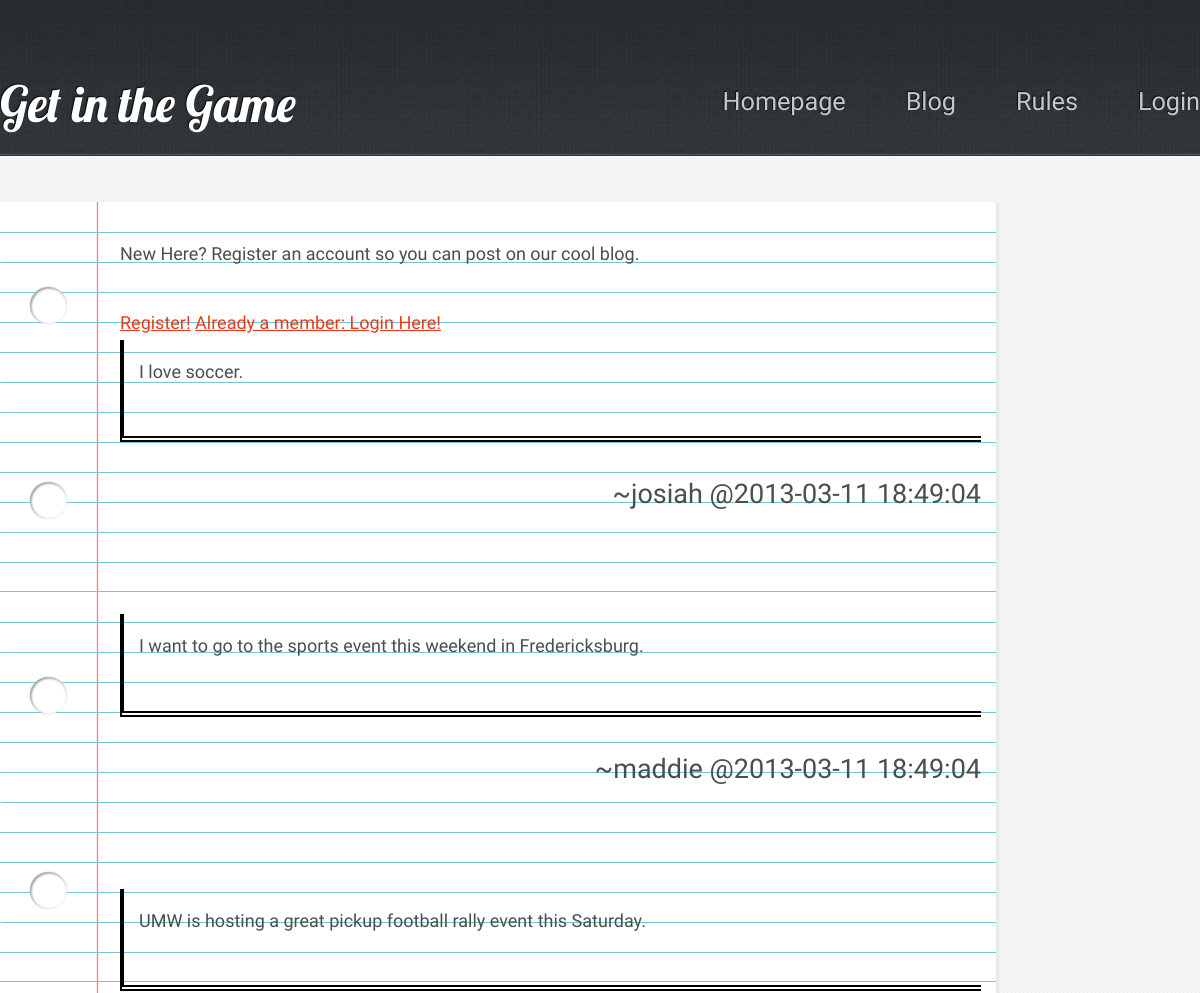
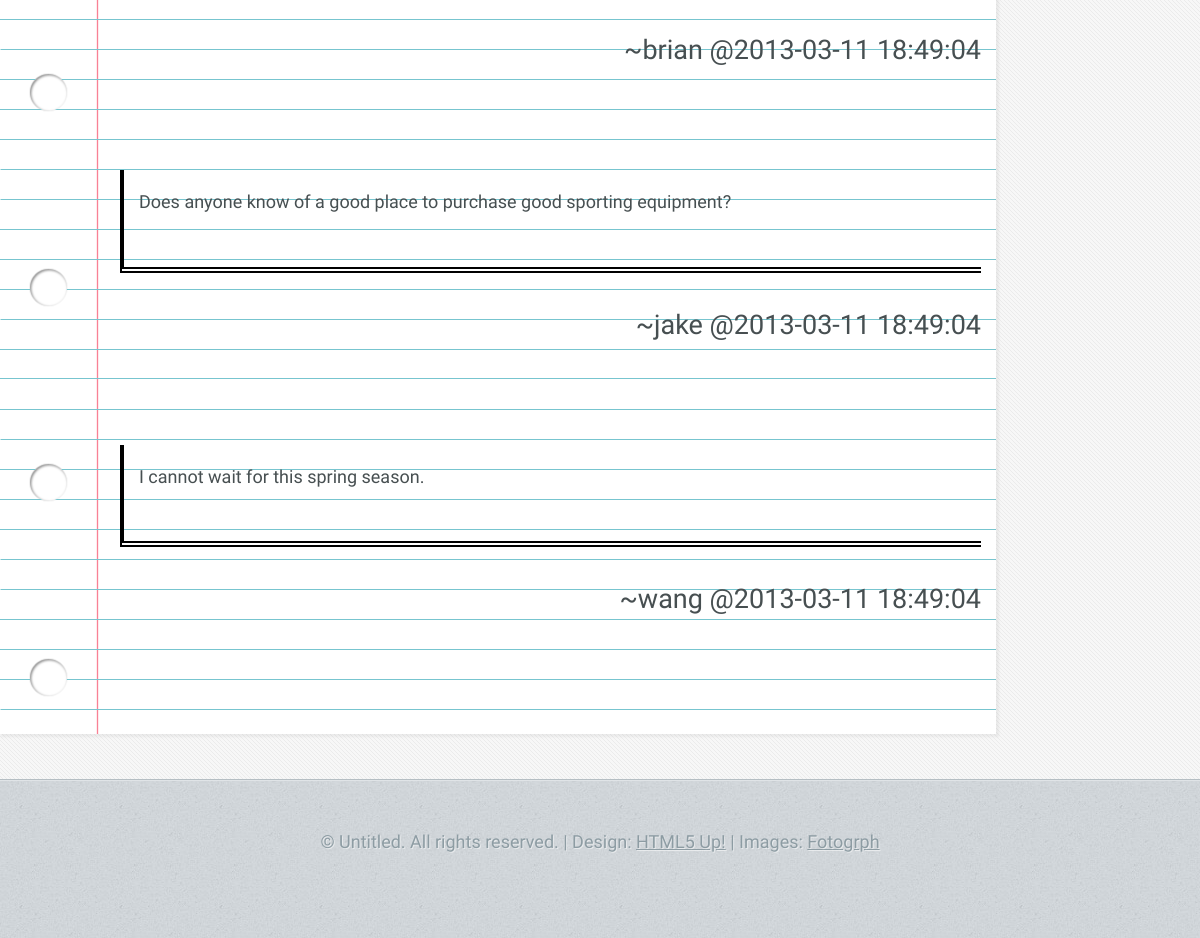
Screenshot of /blog.php with the database file from the repository (2 pictures, top to bottom).
### tables this page shows
CREATE TABLE IF NOT EXISTS blog (
	blog_id INT NOT NULL AUTO_INCREMENT,
	username VARCHAR(12) NOT NULL,
	sdate TIMESTAMP NOT NULL DEFAULT NOW(),
	content BLOB NOT NULL,
	CONSTRAINT users_username_fk FOREIGN KEY (username) REFERENCES users(username),
	PRIMARY KEY (blog_id)
);

### php/session_start_loggedin.php (called while the page is built, shortened)
<?php
if (isset($_SESSION['isLoggedIn'])) { $s_isLoggedIn = $_SESSION['isLoggedIn']; }
else { $s_isLoggedIn = false; $hasZip = false;}
?>

### php/blog_loadentries.php (the view)
<?php
	include('db_connect.php');
	$query = "SELECT * FROM blog ORDER BY sdate DESC";
	$result = mysqli_query($db, $query)
		 or die("Error Querying Database");
	foreach ($result as $row) {
		Echo "<p style='padding: 15px; border-left: 4px solid black; border-bottom: 6px double black'>" . $row['content'] . "<br><br>
			<blockquote style='text-align:right; font-size:1.5em'>~" . $row['username'] . " " . " @" . $row['sdate'] . "</blockquote></p><br><br>";
	}
?>

### blog.php (shortened to what this page needs)
<!DOCTYPE HTML>
<?php include 'php/session_start_loggedin.php'; ?>
<html>
	<head>
	</head>
	<body class="subpage">
			<div id="header-wrapper">
				<header id="header" class="5grid-layout">
					<div class="row">
						<div class="10u">
							<?php include 'php/menu.php'; ?>
						</div>
					</div>
				</header>
			</div>
			<div id="content-wrapper">
				<div id="content">
					<div class="5grid-layout">
						<div class="row">
							<div class="10u">
									<section style="background:url(css/images/whitepaper.png); padding: 35px 15px 15px 120px">
									<?php
										include 'php/db_connect.php';
										if ($s_isLoggedIn) {
											echo '<section style="background:none; border:6.5px inset gray; width:625px">
												<header>
													<h2>Create a New Blog Entry</h2>
													<h3>Have something interesting to say about Pickup Sports?</h3>
												</header>
													<form method = "post" action = "blog.php" enctype="multipart/form-data">
														<table>
															<tr><td>&nbsp;</td><td> <textarea name="blogentry" id="blogentry" rows=6 cols=70 >"Type Blog Entry Here" </textarea> </td></tr>
															<tr><td><input type="submit" name="submit_addblogentry" value="Add Blog Entry" /></td><td>&nbsp;</td></tr>
														</table>
													</form>
											</section>';
											include 'php/blog_addentry.php';
										}
										else {
											echo '<p>New Here? Register an account so you can post on our cool blog.</p>
												<a href="login.php?action=createAccount">Register!</a>
												<a href="login.php">Already a member: Login Here!</a>';
										}
										include 'php/blog_loadentries.php';
									?>
									</section>
							</div>
						</div>
					</div>
				</div>
			</div>
			<div id="copyright">
				&copy; Untitled. All rights reserved. | Design: <a href="http://html5up.net">HTML5 Up!</a> | Images: <a href="http://fotogrph.com">Fotogrph</a>
			</div>
	</body>
</html>

### php/menu.php (shortened to what this page needs)
<?php
echo "<h1><a href='index.php' class='mobileUI-site-name'>Get in the Game</a></h1>";
echo "<nav class='mobileUI-site-nav'>";
echo "<a href='index.php'>Homepage</a>";
echo "<a href='blog.php'>Blog</a>";
echo "<a href='rules.php'>Rules</a>";
if (!$s_isLoggedIn) {
	echo "<a href='login.php'>Login</a>";
}
else { echo "<a href='php/users.php?action=logoff'>Logoff</a>"; }
echo "</nav>";

### css/5grid/core.css (style rules this page uses)
html, body, div, span, applet, object, iframe, h1, h2, h3, h4, h5, h6, p, blockquote, pre, a, abbr, acronym, address, big, cite, code, del, dfn, em, img, ins, kbd, q, s, samp, small, strike, strong, sub, sup, tt, var, b, u, i, center, dl, dt, dd, ol, ul, li, fieldset, form, label, legend, table, caption, tbody, tfoot, thead, tr, th, td, article, aside, canvas, details, embed, figure, figcaption, footer, header, hgroup, menu, nav, output, ruby, section, summary, time, mark, audio, video { margin: 0; padding: 0; border: 0; font-size: 100%; font: inherit; vertical-align: baseline; }
article, aside, details, figcaption, figure, footer, header, hgroup, menu, nav, section { display: block; }
body { line-height: 1; }
blockquote, q { quotes: none; }
blockquote:before, blockquote:after, q:before, q:after { content: ''; content: none; }
.\35 grid .\31 0u { width: 83%; }
.\35 grid .\31 u, .\35 grid .\32 u, .\35 grid .\33 u, .\35 grid .\34 u, .\35 grid .\35 u, .\35 grid .\36 u, .\35 grid .\37 u, .\35 grid .\38 u, .\35 grid .\39 u, .\35 grid .\31 0u, .\35 grid .\31 1u, .\35 grid .\31 2u { margin: 1% 0 1% 2%; float: left; }
.\35 grid:after { content: ''; display: block; clear: both; height: 0; }

### css/style.css (style rules this page uses)
body { background: #D4D9DD url('images/bg03.jpg'); }
body, input, textarea, select { color: #474f51; font-size: 13.5pt; font-family: 'Yanone Kaffeesatz'; line-height: 1.85em; font-weight: 300; }
ul, ol, p, dl { margin: 0 0 2em 0; }
a { text-decoration: underline; }

### css/5grid/core-desktop.css (style rules this page uses)
.\35 grid .row:after { content: ''; display: block; clear: both; height: 0; }
.\35 grid .row > :first-child { margin-left: 0; }
.\35 grid .row:first-child > * { margin-top: 0; }
.\35 grid .row:last-child > * { margin-bottom: 0; }

### css/style-desktop.css (style rules this page uses)
section:last-child { margin-bottom: 0 !important; }
#header-wrapper { background: #3B4346 url('images/bg01.jpg'); border-bottom: solid 1px #272d30; box-shadow: inset 0px -1px 0px 0px #51575a; text-shadow: -1px -1px 1px rgba(0,0,0,0.75); }
.subpage #header-wrapper { height: 155px; }
#content-wrapper { background: #f7f7f7 url('images/bg04.png'); border-top: solid 1px #fff; padding: 45px 0 45px 0; }
#header { min-height: 155px; position: relative; }
#header h1 { position: absolute; left: 0; bottom: 35px; font-family: 'Lobster', sans-serif; font-size: 2.75em; }
#header h1 a { color: #fff; text-decoration: none; }
#header nav { position: absolute; right: 0; bottom: 35px; font-weight: 200; }
#header nav a { color: #c6c8c8; text-decoration: none; font-size: 1.4em; margin-left: 60px; outline: 0; }
#content section { background: #fff; padding: 40px 30px 45px 30px; box-shadow: 2px 2px 2px 1px rgba(128,128,128,0.1); margin: 0 0 10% 0; }
#content a { color: #ED391B; }
#copyright { border-top: solid 1px #b5bec3; box-shadow: inset 0px 1px 0px 0px #e0e4e7; text-align: center; padding: 45px 0 80px 0; color: #8d9ca3; text-shadow: 1px 1px 0px rgba(255,255,255,0.5); }
#copyright a { color: #8d9ca3; }

### css/5grid/core-1200px.css (style rules this page uses)
.\35 grid-layout { width: 1200px; margin: 0 auto; }

### rows the page displays
blog: content "I love soccer.", username "josiah", sdate "2013-03-11 18:49:04"
blog: content "I want to go to the sports event this weekend in Fredericksburg.", username "maddie", sdate "2013-03-11 18:49:04"
blog: content "UMW is hosting a great pickup football rally event this Saturday.", username "brian", sdate "2013-03-11 18:49:04"
blog: content "Does anyone know of a good place to purchase good sporting equipment?", username "jake", sdate "2013-03-11 18:49:04"
blog: content "I cannot wait for this spring season.", username "wang", sdate "2013-03-11 18:49:04"
